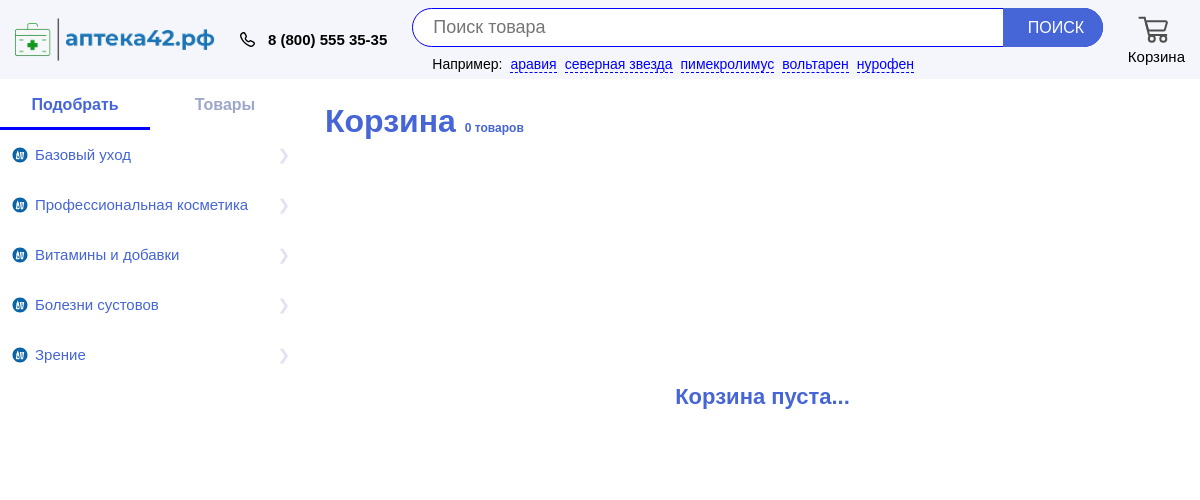
The app's page /cart.php with its own data.
### tables this page shows
CREATE TABLE `categories` (
  `id` int(11) NOT NULL,
  `parent_id` int(11) DEFAULT NULL,
  `label` varchar(100) NOT NULL
);

### cart.php (the view, shortened to what this page needs)
<?php
    include('php/connect.php');
    $parent_categories = get_parent_categories($db);
    function get_parent_categories($db) {
        $sql = "SELECT `id`, `label`
                FROM `categories`
                WHERE `parent_id` = `id`";
        $query = $db->prepare($sql);
        $query->execute();
        return $query->fetchAll(PDO::FETCH_ASSOC);
    }
?>
<!DOCTYPE html>
<html lang="ru">
<head>
    <link rel="stylesheet" href="style/style.css">
</head>
<body>
    <div class="wrapper">
        <header class="header">
            <div class="header__body _container">
                <div class="header__top">
                    <a href="/4. Apteka42/" class="header__logo"><img src="images/1.header/1.logo.png" alt="logo"></a>
                    <a href="tel:+79502786300" class="header__tel">8 (800) 555 35-35</a>
                    <div class="header__search">
                        <div class="header__search-input">
                            <input type="text" class="search" placeholder="Поиск товара" name="search">
                            <button class="header__search-btn" type="submit">поиск</button>
                        </div>
                        <div class="header__search-example">
                            Например:
                            <ul>
                                <li><a href="#">аравия</a></li>
                                <li><a href="#">северная звезда</a></li>
                                <li><a href="#">пимекролимус</a></li>
                                <li><a href="#">вольтарен</a></li>
                                <li><a href="#">нурофен</a></li>
                            </ul>
                        </div>
                    </div>
                    <a href="cart.php" class="header__cart">
                        <img src="images/1.header/2.cart.svg" alt="Cart">
                        Корзина
                    </a>
                </div>
            </div>
        </header>
        <main class="main">
            <div class="main__body _container">
                <aside class="aside">
                    <div class="aside__tabs">
                        <a href="#tab_1" class="aside__tab _active">Подобрать</a>
                        <a href="#tab_2" class="aside__tab">Товары</a>
                    </div>
                    <div class="aside__body">
                        <div id="tab_1" class="aside__block _active">
                            <nav class="aside__nav">
                                <ul>
                                    <?php foreach ($parent_categories AS $key => $value): ?>
                                        <li><a href="categories.php?parent_category=<?= $value['id'] ?>" class="aside__link"><?= $value['label'] ?></a></li>
                                    <?php endforeach; ?>
                                </ul>
                            </nav>
                        </div>
                    </div>
                </aside>
                <content class="content">
                    <div class="content__title">Корзина <span class="count">(10 товаров)</span></div>
                    <div class="content__body content__body_flex">
                        <div class="content__cart">
                        </div>
                    </div>
                </content>
            </div>
        </main>
    </div>
</body>
</html>

### style/style.css (style rules this page uses)
* { padding: 0;margin: 0;border: 0; }
*,*:before,*:after { -moz-box-sizing: border-box;-webkit-box-sizing: border-box;box-sizing: border-box; }
nav,footer,header,aside { display: block; }
html,body { height: 100%; width: 100%; font-size: 100%; line-height: 1; font-size: 14px; -ms-text-size-adjust: 100%; -moz-text-size-adjust: 100%; -webkit-text-size-adjust: 100%; font-family: Arial, Helvetica, sans-serif; }
input,button,textarea { font-family:inherit; }
button { cursor: pointer;background: transparent; }
a { color: #000; }
a, a:visited { text-decoration: none; }
ul li { list-style: none; }
img { vertical-align: top; }
._container { max-width: 1920px; margin: 0 auto; }
.search { font-size: 18px; padding: 8px 20px; border: 1px solid blue; border-radius: 25px; width: 100%; }
.header { position: fixed; top: 0; left: 0; height: 80px; width: 100%; z-index: 2; }
.header__body { background-color: #f5f6fc; padding: 8px 15px; }
.header__top { display: flex; align-items: center; }
.header__logo { width: 200px; margin-right: 25px; position: relative; z-index: 3; }
.header__logo img { max-width: 100%; }
.header__tel { font-size: 15px; font-weight: bold; padding-left: 28px; background: url('../images/1.header/3.telephone.svg') left / 15px no-repeat; margin-right: 25px; position: relative; z-index: 3; }
.header__search { flex: 1 1 auto; margin-right: 25px; }
.header__search-input { width: 100%; position: relative; z-index: 3; }
.header__search-input input { padding-right: 110px; }
.header__search-example { display: flex; margin: 10px 0px 0px 20px; }
.header__search-example ul { display: flex; margin-left: 8px; }
.header__search-example ul li { margin-right: 8px; }
.header__search-example ul li a { color: blue; border-bottom: 1px dashed; }
.header__search-btn { position: absolute; background: #4665d7; height: 100%; right: 0; top: 0; color: #fff; font-size: 16px; text-transform: uppercase; padding: 0 25px; border-radius: 0 25px 25px 0; max-width: 100px; }
.header__cart { display: flex; flex-direction: column; align-items: center; font-size: 15px; position: relative; z-index: 3; }
.header__cart img { width: 30px; height: 27px; margin: 0px 6px 6px 0px; }
.main__body { margin-top: 80px; display: flex; }
.aside { flex: 0 0 300px; }
.aside__tabs { display: flex; }
.aside__tab { flex: 0 1 50%; height: 50px; display: flex; align-items: center; justify-content: center; position: relative; color: #9ea7ca; font-size: 16px; font-weight: bold; transition: all .6s ease 0s; }
.aside__tab::before { position: absolute; bottom: 0; left: 0; width: 100%; height: 3px; background-color: blue; }
.aside__tab._active { color: #4665d7; cursor: default; pointer-events: none; }
.aside__tab._active::before { content: ''; }
.aside__block { display: none; }
.aside__block._active { display: block; }
.aside__link { display: block; height: 50px; display: flex; align-items: center; padding-left: 35px; color: #4665d7; font-size: 15px; line-height: 1.3; transition: all .6s ease 0s; padding-right: 10px; background: url('../images/2.main/2.icon.svg') 10px / 20px no-repeat; }
.aside__link::after { content: '\276F'; margin: 0px 0px 0px auto; color: #e0e1f3; display: inline-block; padding-left: 15px; transition: all .6s ease 0s; }
.aside__nav { display: flex; flex-direction: column; }
.content { padding: 25px; flex: 1 1 auto; }
.content__title { color: #4665d7; font-size: 32px; font-weight: bold; }
.content__title span { font-size: 12px; }
.content__body { display: grid; grid-template-columns: repeat(auto-fill, minmax(275px, 1fr)); margin-top: 35px; position: relative; padding-bottom: 80px; }
.content__body_flex { display: flex; }
.content__cart { flex: 1 1 auto; position: relative; min-height: 300px; }
.content__cart._zero::after { content: 'Корзина пуста...'; }
.content__cart::after { position: absolute; top: 0; left: 0; height: 100%; width: 100%; display: flex; align-items: center; justify-content: center; background: url('../images/2.main/6.empty_cart.svg') center / 100px no-repeat; font-size: 22px; font-weight: bold; color: #4665d7; padding-top: 150px; padding-left: 25px; }

### records on screen
categories: label "Базовый уход"
categories: label "Профессиональная косметика"
categories: label "Витамины и добавки"
categories: label "Болезни сустовов"
categories: label "Зрение"
